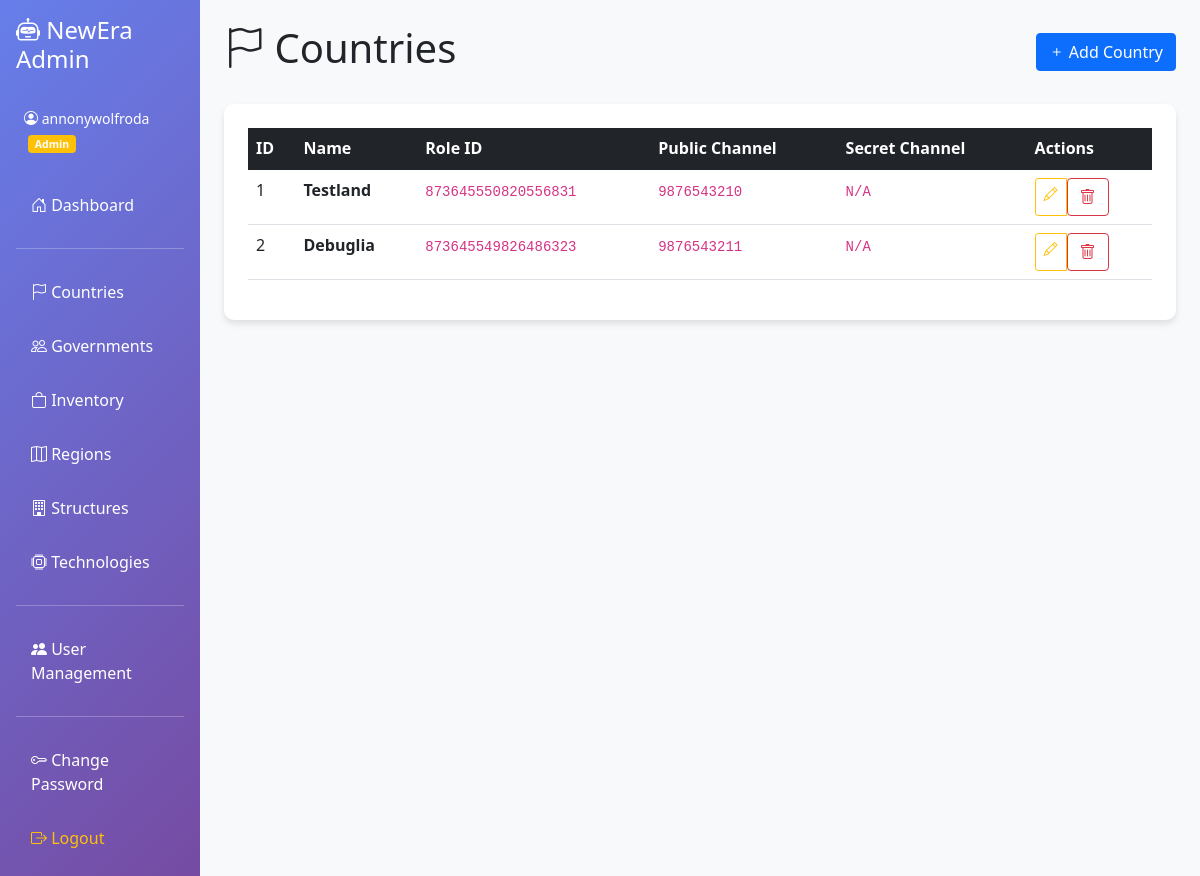
The app's page /countries (signed in) with its own data.
### admin-panel/app.py (models this page shows)
class Country(db.Model):
    __tablename__ = "Countries"
    country_id = db.Column(db.Integer, primary_key=True, autoincrement=True)
    role_id = db.Column(db.String, nullable=False)
    name = db.Column(db.String, nullable=False)
    public_channel_id = db.Column(db.String, nullable=False)
    secret_channel_id = db.Column(db.String)
    last_bilan = db.Column(db.String)

### admin-panel/app.py (the view)
@app.route("/countries")
@login_required
def countries():
    countries = Country.query.all()
    return render_template("countries.html", countries=countries)

### admin-panel/app.py (called while the page is built)
def login_required(f):
    @wraps(f)
    def decorated_function(*args, **kwargs):
        if "user_id" not in session:
            flash("Please log in to access this page.", "error")
            return redirect(url_for("login"))
        return f(*args, **kwargs)
    return decorated_function

### admin-panel/templates/countries.html (shortened to what this page needs)
{% extends "base.html" %}
{% block content %}
<div class="d-flex justify-content-between align-items-center mb-4">
  <h1><i class="bi bi-flag"></i> Countries</h1>
  <a href="/countries/add" class="btn btn-primary">
    <i class="bi bi-plus"></i> Add Country
  </a>
</div>
<div class="content-card p-4">
  <div class="table-responsive">
    <table class="table table-hover">
      <thead class="table-dark">
        <tr>
          <th>ID</th>
          <th>Name</th>
          <th>Role ID</th>
          <th>Public Channel</th>
          <th>Secret Channel</th>
          <th>Actions</th>
        </tr>
      </thead>
      <tbody>
        {% for country in countries %}
        <tr>
          <td>{{ country.country_id }}</td>
          <td><strong>{{ country.name }}</strong></td>
          <td><code>{{ country.role_id }}</code></td>
          <td><code>{{ country.public_channel_id }}</code></td>
          <td><code>{{ country.secret_channel_id or 'N/A' }}</code></td>
          <td>
            <div class="btn-group btn-group-sm">
              <a href="/countries/edit/{{ country.country_id }}" class="btn btn-outline-warning">
                <i class="bi bi-pencil"></i>
              </a>
              <form method="post" action="/countries/delete/{{ country.country_id }}" class="d-inline"
                    onsubmit="return confirm('Are you sure you want to delete this country?')">
                <button type="submit" class="btn btn-outline-danger">
                  <i class="bi bi-trash"></i>
                </button>
              </form>
            </div>
          </td>
        </tr>
        {% else %}
        <tr>
          <td colspan="6" class="text-center text-muted">No countries found</td>
        </tr>
        {% endfor %}
      </tbody>
    </table>
  </div>
</div>
{% endblock %}

### admin-panel/templates/base.html (style rules this page uses)
.content-card { background: white; border-radius: 10px; box-shadow: 0 4px 6px rgba(0, 0, 0, 0.1); }

### records on screen
Country: country_id "1", name "Testland", role_id "873645550820556831", public_channel_id "9876543210", secret_channel_id "N/A"
Country: country_id "2", name "Debuglia", role_id "873645549826486323", public_channel_id "9876543211", secret_channel_id "N/A"

### other values on screen
{{ session.username }} "annonywolfroda"
